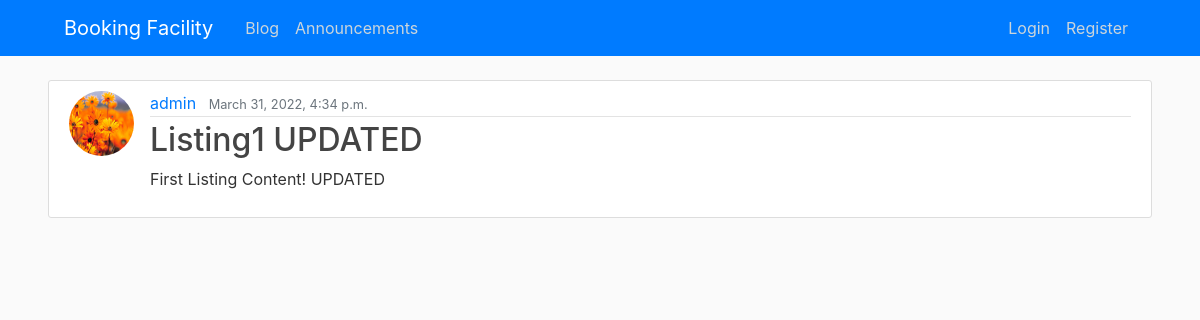
The app's page /listing/1/, older data.
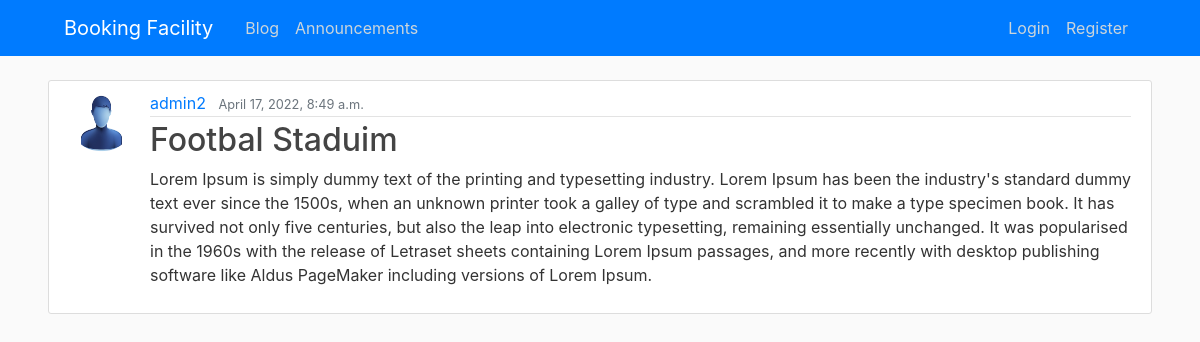
The same page, newer data.
### booking/models.py (models this page shows, shortened)
class Listing(models.Model):
    title = models.CharField(max_length=200)
    description = models.TextField()
    date_listed = models.DateTimeField(default=timezone.now)
    owner = models.ForeignKey(User, on_delete=models.CASCADE)
    price = models.IntegerField()
    country = models.CharField(max_length=100)
    city = models.CharField(max_length=100)
    facility_image = models.ImageField(null=True, blank=True, upload_to="images/")

### users/models.py (models this page shows, shortened)
class Profile(models.Model):
    user = models.OneToOneField(User, on_delete=models.CASCADE)
    image = models.ImageField(default='profile_pics/default.jpg', upload_to='profile_pics')

### booking/views.py (the view)
# urls.py: path('listing/<int:pk>/', ListingDetailView.as_view(), name='listing-detail'),
class ListingDetailView(DetailView):
    model = Listing

### booking-checkpoint/templates/booking/listing_detail.html (shortened to what this page needs)
{% extends "base.html" %}
{% block content %}
<article class="media content-section">
    <img class="rounded-circle article-img" src="{{ object.owner.profile.image.url }}">
    <div class="media-body">
    <div class="article-metadata">
        <a class="mr-2" href="#">{{ object.owner }}</a>
        <small class="text-muted">{{ object.date_listed }}</small>
    </div>
    <h2 class="article-title">{{ object.title }}</h2>
    <p class="article-content">{{ object.description }}</p>
    </div>
</article>
{% endblock content %}

### templates/base.html (shortened to what this page needs)
{% load static %}
<!DOCTYPE html>
<html>
<head>
     <link rel="stylesheet" href="https://maxcdn.bootstrapcdn.com/bootstrap/4.0.0/css/bootstrap.min.css">
     <link rel="stylesheet" type="text/css" href="{% static 'main.css' %}">
</head>
<body>
    <header class="site-header">
        <nav class="navbar navbar-expand-md navbar-dark bg-primary fixed-top">
          <div class="container-fluid px-5">
            <a class="navbar-brand mr-4" href="{% url 'homepage' %}">Booking Facility</a>
            <div class="collapse navbar-collapse" id="navbarToggle">
              <div class="navbar-nav mr-auto">
                <a class="nav-item nav-link" href="{% url 'search' %}">Blog</a>
                <a class="nav-item nav-link" href="{% url 'booking-about' %}">Announcements</a>
              </div>
              <div class="navbar-nav">
                {% if user.is_authenticated %}
                <a class="nav-item nav-link" href="{% url 'listing-create' %}">Create New Listing</a>
                <a class="nav-item nav-link" href="{% url 'profile' %}">Profile</a>
                <a class="nav-item nav-link" href="{% url 'logout' %}">Logout</a>
                {% else %}
                  <a class="nav-item nav-link" href="{% url 'login' %}">Login</a>
                  <a class="nav-item nav-link" href="{% url 'register' %}">Register</a>
                {% endif %}
              </div>
            </div>
          </div>
        </nav>
      </header>
      <main role="main" class="px-5">
        {% block content %}{% endblock %}
      </main>
</body>
</html>

### static/main.css (style rules this page uses)
body { background: #fafafa; color: #333333; margin-top: 5rem; }
h1, h2, h3, h4, h5, h6 { color: #444444; }
.site-header .navbar-nav .nav-link { color: #cbd5db; }
.content-section { background: #ffffff; padding: 10px 20px; border: 1px solid #dddddd; border-radius: 3px; margin-bottom: 20px; }
.article-title { color: #444444; }
.article-content { white-space: pre-line; }
.article-img { height: 65px; width: 65px; margin-right: 16px; }
.article-metadata { padding-bottom: 1px; margin-bottom: 4px; border-bottom: 1px solid #e3e3e3 }

Row changes from the older to the newer data that the page shows:
changed Listing: owner.profile.image: picture removed, a placeholder shows; owner "admin" → "admin2"; date_listed "March 31, 2022, 4:34 p.m." → "April 17, 2022, 8:49 a.m."; title "Listing1 UPDATED" → "Footbal Staduim"; description "First Listing Content! UPDATED" → "Lorem Ipsum is simply dummy text of the printing and typesetting industry. Lorem Ipsum has been the industry's standard dummy text ever since the 1500s, when an unknown printer took a galley of type and scrambled it to make a type specimen book. It has survived not only five centuries, but also the leap into electronic typesetting, remaining essentially unchanged. It was popularised in the 1960s with the release of Letraset sheets containing Lorem Ipsum passages, and more recently with desktop publishing software like Aldus PageMaker including versions of Lorem Ipsum."
